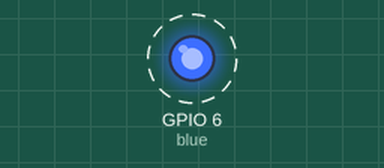
Recording of a program running on a simulated Raspberry Pi (BCM pin numbers). On the bench: output pins drawn as LEDs (lit = HIGH). Dashed ring = blinking.

Above: at 0.5 s.
Timing chart, 0 to 4.6 s (numbered marks = the images above):
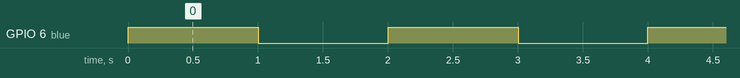

The program:

light_testing.py
```python
from gpiozero import LED, LightSensor, Button, DistanceSensor, PWMOutputDevice, AngularServo
from signal import pause
from gpiozero import PWMLED
import Adafruit_DHT
import RPi.GPIO as GPIO
from time import sleep
import random

blue = LED(6)
blue.blink()
pause()
```

Measured:
- by itself, GPIO 6 (blue): alternates HIGH for 1.0 s and LOW for 1.0 s
